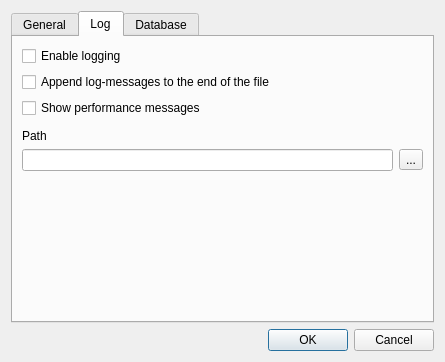
<?xml version="1.0" encoding="UTF-8"?>
<ui version="4.0">
 <class>SettingsDialog</class>
 <widget class="QDialog" name="SettingsDialog">
  <property name="geometry">
   <rect>
    <x>0</x>
    <y>0</y>
    <width>445</width>
    <height>362</height>
   </rect>
  </property>
  <property name="windowTitle">
   <string>Dialog</string>
  </property>
  <layout class="QVBoxLayout" name="verticalLayout">
   <item>
    <widget class="QTabWidget" name="tabWidget">
     <property name="tabPosition">
      <enum>QTabWidget::North</enum>
     </property>
     <property name="tabShape">
      <enum>QTabWidget::Rounded</enum>
     </property>
     <property name="currentIndex">
      <number>1</number>
     </property>
     <property name="tabsClosable">
      <bool>false</bool>
     </property>
     <widget class="QWidget" name="generalPage">
      <attribute name="title">
       <string>General</string>
      </attribute>
      <widget class="QGroupBox" name="groupBox">
       <property name="geometry">
        <rect>
         <x>10</x>
         <y>10</y>
         <width>401</width>
         <height>113</height>
        </rect>
       </property>
       <property name="title">
        <string>Shutdown and Quit strategy</string>
       </property>
       <property name="flat">
        <bool>false</bool>
       </property>
       <property name="checkable">
        <bool>false</bool>
       </property>
       <layout class="QVBoxLayout" name="verticalLayout_3">
        <item>
         <widget class="QRadioButton" name="onQuitJustQuitOtion">
          <property name="text">
           <string>Just quit, forget current work</string>
          </property>
          <attribute name="buttonGroup">
           <string notr="true">onQuitStrategyGroup</string>
          </attribute>
         </widget>
        </item>
        <item>
         <widget class="QRadioButton" name="onQuitkAskOption">
          <property name="text">
           <string>Ask if the user wants to save</string>
          </property>
          <attribute name="buttonGroup">
           <string notr="true">onQuitStrategyGroup</string>
          </attribute>
         </widget>
        </item>
        <item>
         <widget class="QRadioButton" name="onQuitCommitOPtion">
          <property name="text">
           <string>Commit the open work-items</string>
          </property>
          <attribute name="buttonGroup">
           <string notr="true">onQuitStrategyGroup</string>
          </attribute>
         </widget>
        </item>
       </layout>
      </widget>
      <widget class="QCheckBox" name="saveWindowState">
       <property name="geometry">
        <rect>
         <x>10</x>
         <y>140</y>
         <width>401</width>
         <height>20</height>
        </rect>
       </property>
       <property name="sizePolicy">
        <sizepolicy hsizetype="Minimum" vsizetype="Fixed">
         <horstretch>1</horstretch>
         <verstretch>0</verstretch>
        </sizepolicy>
       </property>
       <property name="text">
        <string>Restore windows size and position.</string>
       </property>
      </widget>
     </widget>
     <widget class="QWidget" name="logPage">
      <attribute name="title">
       <string>Log</string>
      </attribute>
      <layout class="QVBoxLayout" name="verticalLayout_2">
       <item>
        <widget class="QCheckBox" name="enableLoggingCheck">
         <property name="text">
          <string>Enable logging</string>
         </property>
        </widget>
       </item>
       <item>
        <widget class="QCheckBox" name="logAppendCheck">
         <property name="text">
          <string>Append log-messages to the end of the file</string>
         </property>
        </widget>
       </item>
       <item>
        <widget class="QCheckBox" name="logPerformanceCheck">
         <property name="text">
          <string>Show performance messages</string>
         </property>
        </widget>
       </item>
       <item>
        <spacer name="verticalSpacer_4">
         <property name="orientation">
          <enum>Qt::Vertical</enum>
         </property>
         <property name="sizeHint" stdset="0">
          <size>
           <width>20</width>
           <height>22</height>
          </size>
         </property>
        </spacer>
       </item>
       <item>
        <widget class="QLabel" name="label_3">
         <property name="text">
          <string>Path</string>
         </property>
        </widget>
       </item>
       <item>
        <layout class="QHBoxLayout" name="horizontalLayout_2">
         <item>
          <widget class="QLineEdit" name="logPathEdit">
           <property name="sizePolicy">
            <sizepolicy hsizetype="Expanding" vsizetype="Fixed">
             <horstretch>1</horstretch>
             <verstretch>0</verstretch>
            </sizepolicy>
           </property>
          </widget>
         </item>
         <item>
          <widget class="QToolButton" name="selectLogPathTool">
           <property name="text">
            <string>...</string>
           </property>
          </widget>
         </item>
        </layout>
       </item>
       <item>
        <spacer name="verticalSpacer_3">
         <property name="orientation">
          <enum>Qt::Vertical</enum>
         </property>
         <property name="sizeHint" stdset="0">
          <size>
           <width>20</width>
           <height>158</height>
          </size>
         </property>
        </spacer>
       </item>
      </layout>
     </widget>
     <widget class="QWidget" name="databasePage">
      <attribute name="title">
       <string>Database</string>
      </attribute>
      <layout class="QVBoxLayout" name="verticalLayout_4">
       <item>
        <widget class="QLabel" name="label_2">
         <property name="text">
          <string>WHID use a database-engine called SQLite. The database is contained in a single file. You can specify where whid will keep this file.

Changes to the database-path will take effect when the program is re-started.</string>
         </property>
         <property name="scaledContents">
          <bool>true</bool>
         </property>
         <property name="wordWrap">
          <bool>true</bool>
         </property>
        </widget>
       </item>
       <item>
        <spacer name="verticalSpacer_2">
         <property name="orientation">
          <enum>Qt::Vertical</enum>
         </property>
         <property name="sizeHint" stdset="0">
          <size>
           <width>20</width>
           <height>40</height>
          </size>
         </property>
        </spacer>
       </item>
       <item>
        <widget class="QLabel" name="label">
         <property name="text">
          <string>Path</string>
         </property>
         <property name="alignment">
          <set>Qt::AlignLeading|Qt::AlignLeft|Qt::AlignVCenter</set>
         </property>
        </widget>
       </item>
       <item>
        <layout class="QHBoxLayout" name="horizontalLayout">
         <item>
          <widget class="QLineEdit" name="dbPathEdit">
           <property name="sizePolicy">
            <sizepolicy hsizetype="Expanding" vsizetype="Fixed">
             <horstretch>1</horstretch>
             <verstretch>0</verstretch>
            </sizepolicy>
           </property>
          </widget>
         </item>
         <item>
          <widget class="QToolButton" name="dbSelectPathBtn">
           <property name="text">
            <string>...</string>
           </property>
          </widget>
         </item>
        </layout>
       </item>
       <item>
        <widget class="QCheckBox" name="moveDatabase">
         <property name="text">
          <string>Move the existing database to the new path</string>
         </property>
         <property name="checked">
          <bool>true</bool>
         </property>
        </widget>
       </item>
       <item>
        <spacer name="verticalSpacer">
         <property name="orientation">
          <enum>Qt::Vertical</enum>
         </property>
         <property name="sizeHint" stdset="0">
          <size>
           <width>20</width>
           <height>149</height>
          </size>
         </property>
        </spacer>
       </item>
      </layout>
     </widget>
    </widget>
   </item>
   <item>
    <widget class="QDialogButtonBox" name="buttonBox">
     <property name="orientation">
      <enum>Qt::Horizontal</enum>
     </property>
     <property name="standardButtons">
      <set>QDialogButtonBox::Cancel|QDialogButtonBox::Ok</set>
     </property>
    </widget>
   </item>
  </layout>
  <action name="actionSelect_Path">
   <property name="text">
    <string>Select Path</string>
   </property>
   <property name="toolTip">
    <string>Select where to log</string>
   </property>
  </action>
  <action name="actionSelect_Log_File">
   <property name="text">
    <string>Select Log File</string>
   </property>
  </action>
 </widget>
 <resources/>
 <connections>
  <connection>
   <sender>buttonBox</sender>
   <signal>accepted()</signal>
   <receiver>SettingsDialog</receiver>
   <slot>accept()</slot>
   <hints>
    <hint type="sourcelabel">
     <x>248</x>
     <y>254</y>
    </hint>
    <hint type="destinationlabel">
     <x>157</x>
     <y>274</y>
    </hint>
   </hints>
  </connection>
  <connection>
   <sender>buttonBox</sender>
   <signal>rejected()</signal>
   <receiver>SettingsDialog</receiver>
   <slot>reject()</slot>
   <hints>
    <hint type="sourcelabel">
     <x>316</x>
     <y>260</y>
    </hint>
    <hint type="destinationlabel">
     <x>286</x>
     <y>274</y>
    </hint>
   </hints>
  </connection>
  <connection>
   <sender>selectLogPathTool</sender>
   <signal>clicked()</signal>
   <receiver>actionSelect_Log_File</receiver>
   <slot>trigger()</slot>
   <hints>
    <hint type="sourcelabel">
     <x>409</x>
     <y>145</y>
    </hint>
    <hint type="destinationlabel">
     <x>-1</x>
     <y>-1</y>
    </hint>
   </hints>
  </connection>
 </connections>
 <buttongroups>
  <buttongroup name="onQuitStrategyGroup"/>
 </buttongroups>
</ui>
